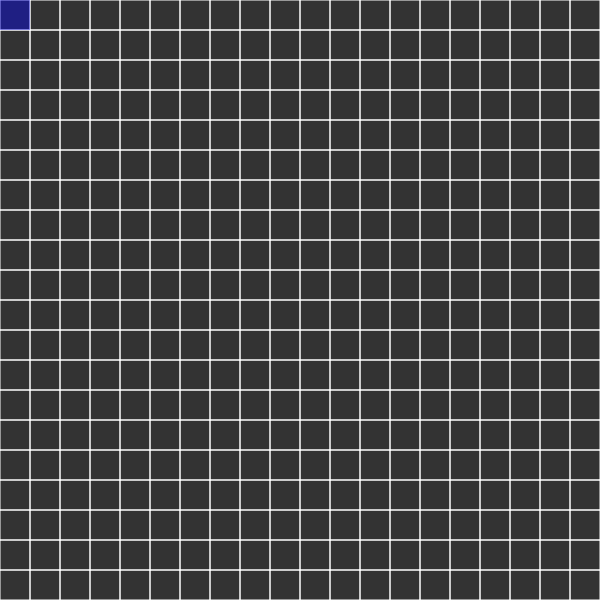
Frame 1 (no input)
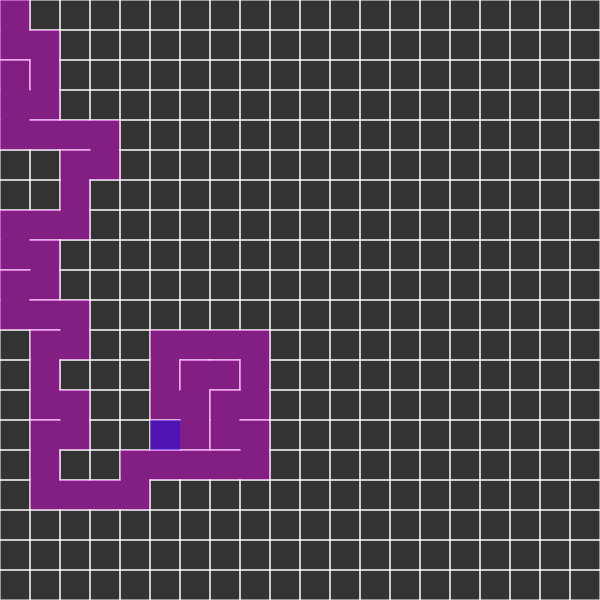
Frame 60 (no input)
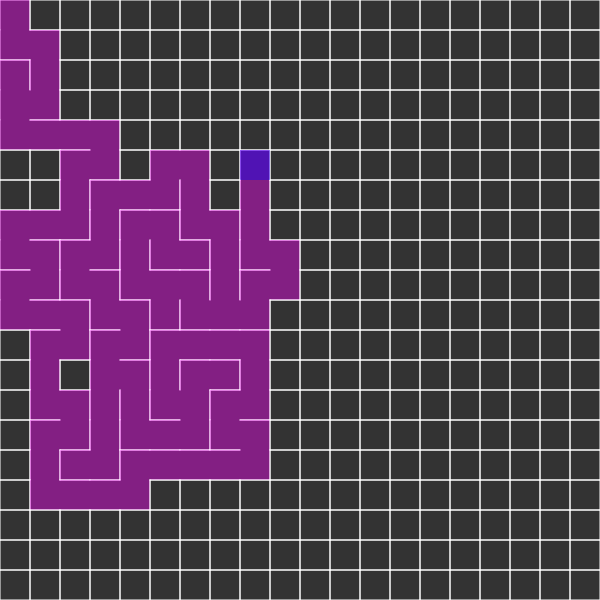
Frame 120 (the mouse pressed at the canvas centre since frame 60)

The p5.js sketch that drew these frames (run headless with seeded random() and noise() and a simulated clock; from frame 60 on, the mouse is pressed at the canvas centre):

// p5.js sketch
// ── sketch.js
// sketch.js
//
// Coded by Alexandru Istrate
//
// Maze generation logic by Daniel Shiffman
// https://github.com/CodingTrain/website/tree/main/CodingChallenges/CC_010_Maze_DFS/P5

let cols, rows;
let mazeWidth = 30;
let grid = [];
let current;
let stack = [];

function setup() {
    console.log("Setting up...")

    // Perform setup
    createCanvas(600, 600);
    cols = floor(width / mazeWidth);
    rows = floor(height / mazeWidth);

    for (let j = 0; j < rows; j++) {
        for (let i = 0; i < cols; i++) {
            var cell = new Cell(i, j);
            grid.push(cell);
        }
    }

    current = grid[0];

    console.log("Setup done")
}

function draw() {
    background(51);

    // Display the cells
    for (let i = 0; i < grid.length; i++) {
        grid[i].show();
    }

    current.visited = true;
    current.highlight();

    // STEP 1: Check the node's neighbours
    let next = current.checkNeighbors();

    if (next) {
        // STEP 1.5: Mark the node as visited
        next.visited = true;

        // STEP 2: Store the current node so that we can return to it
        stack.push(current);

        // STEP 3: Clear the walls to connect with the other parts of the maze
        removeWalls(current, next);

        // STEP 4: Advance the iterator
        current = next;
    } else if (stack.length > 0) {
        current = stack.pop();
    }
}

function index(i, j) {
    if (i < 0 || j < 0) {
        return -1;
    }

    if (i > cols - 1 || j > rows - 1)  {
        return -1;
    }

    return i + j * cols;
}

function removeWalls(a, b) {
    let x = a.i - b.i;

    if (x === 1) {
        a.walls[3] = false;
        b.walls[1] = false;
    } else if (x === -1) {
        a.walls[1] = false;
        b.walls[3] = false;
    }

    let y = a.j - b.j;

    if (y === 1) {
        a.walls[0] = false;
        b.walls[2] = false;
    } else if (y === -1) {
        a.walls[2] = false;
        b.walls[0] = false;
    }
}
// ── cell.js
// cell.js
//
// Coded by Alexandru Istrate
//
// Maze generation logic by Daniel Shiffman
// https://github.com/CodingTrain/website/tree/main/CodingChallenges/CC_010_Maze_DFS/P5
//
// Depth-first search
// Recursive backtracker
// https://en.wikipedia.org/wiki/Maze_generation_algorithm

function Cell(i, j) {
  this.i = i;
  this.j = j;
  this.walls = [true, true, true, true];
  this.visited = false;

  this.checkNeighbors = function() {
    let neighbors = [];

    let top = grid[index(i, j - 1)];
    let right = grid[index(i + 1, j)];
    let bottom = grid[index(i, j + 1)];
    let left = grid[index(i - 1, j)];

    if (top && !top.visited) {
      neighbors.push(top);
    }
    if (right && !right.visited) {
      neighbors.push(right);
    }
    if (bottom && !bottom.visited) {
      neighbors.push(bottom);
    }
    if (left && !left.visited) {
      neighbors.push(left);
    }

    if (neighbors.length > 0) {
      let r = floor(random(0, neighbors.length));
      return neighbors[r];
    } else {
      return undefined;
    }
  };
  this.highlight = function() {
    let x = this.i * mazeWidth;
    let y = this.j * mazeWidth;
    noStroke();
    fill(0, 0, 255, 100);
    rect(x, y, mazeWidth, mazeWidth);
  };

  this.show = function() {
    let x = this.i * mazeWidth;
    let y = this.j * mazeWidth;

    stroke(255);

    if (this.walls[0]) {
      line(x, y, x + mazeWidth, y);
    }

    if (this.walls[1]) {
      line(x + mazeWidth, y, x + mazeWidth, y + mazeWidth);
    }

    if (this.walls[2]) {
      line(x + mazeWidth, y + mazeWidth, x, y + mazeWidth);
    }
    
    if (this.walls[3]) {
      line(x, y + mazeWidth, x, y);
    }

    if (this.visited) {
      noStroke();
      fill(255, 0, 255, 100);
      rect(x, y, mazeWidth, mazeWidth);
    }
  };
}

// ── maze.js
// maze.js
//
// Coded by Alexandru Istrate
//
// Maze generation logic by Daniel Shiffman
// https://github.com/CodingTrain/website/tree/main/CodingChallenges/CC_010_Maze_DFS/P5
//
// Depth-first search
// Recursive backtracker
// https://en.wikipedia.org/wiki/Maze_generation_algorithm

function Maze(width, height, mazeWidth) {
    this.mazeWidth = mazeWidth;
    this.cols = floor(width / this.mazeWidth);
    this.rows = floor(height / this.mazeWidth);
    this.grid = [];
    this.current = null;
    this.stack = [];

    this.isDone = false;
    this.isGameOver = false;
    this.won = false;

    this.lastVisited = [];

    this.sketch = null;

    this.setup = function () {
        for (let j = 0; j < this.rows; j++) {
            for (let i = 0; i < this.cols; i++) {
                var cell = new Cell(i, j);
                this.grid.push(cell);

                var goldChance = random(0, 100);

                if (goldChance <= 8) {
                    cell.hasGold = true;
                }
            }
        }

        this.current = this.grid[0];

        this.lastVisited = this.grid;

        // Set the start
        this.grid[0].isStart = true;
    };

    this.draw = function () {
        background(51);

        // Display the cells
        for (let i = 0; i < this.grid.length; i++) {
            this.grid[i].show();
        }

        this.current.visited = true;
        this.current.highlight();

        if (this.isDone) {
            return;
        }

        // STEP 1: Check the node's neighbours
        let next = this.current.checkNeighbors(this.grid, this.rows, this.cols);

        if (next) {
            // STEP 1.5: Mark the node as visited
            next.visited = true;

            // STEP 2: Store the current node so that we can return to it
            this.stack.push(this.current);

            // STEP 3: Clear the walls to connect with the other parts of the maze
            removeWalls(this.current, next);

            if (this.lastVisited.length > 1) {
                this.lastVisited = this.lastVisited.filter(w => !w.visited);
            } else {
                this.lastVisited[0].isEnd = true;

                // Make sure this cell doesn't get gold on it
                this.lastVisited[0].hasGold = false;
            }

            // STEP 4: Advance the iterator
            this.current = next;
        } else if (this.stack.length > 0) {
            this.current = this.stack.pop();
        } else {
            this.isDone = true
        }
    };

    this.moveCursor = function (direction) {
        switch (direction) {
            case LEFT_ARROW:
                if (!this.current.walls[3]) {
                    // console.log("Left");
                    this.current = this.grid[index(this.current.i - 1, this.current.j, this.rows, this.cols)]
                }
                break;

            case RIGHT_ARROW:
                if (!this.current.walls[1]) {
                    // console.log("Right");
                    this.current = this.grid[index(this.current.i + 1, this.current.j, this.rows, this.cols)]
                }
                break;

            case UP_ARROW:
                if (!this.current.walls[0]) {
                    // console.log("Up");
                    this.current = this.grid[index(this.current.i, this.current.j - 1, this.rows, this.cols)]
                }
                break;

            case DOWN_ARROW:
                if (!this.current.walls[2]) {
                    // console.log("Down");
                    this.current = this.grid[index(this.current.i, this.current.j + 1, this.rows, this.cols)]
                }
                break;

            default:
                return false;
        }

        if (this.current.isEnd) {
            this.isGameOver = true;
            this.won = true;
        }

        if (this.current.hasGold) {
            // Remove the old gold
            this.current.hasGold = false;
            this.sketch.gotGold();
        }

        return true;
    }

    function removeWalls(a, b) {
        let x = a.i - b.i;

        if (x === 1) {
            a.walls[3] = false;
            b.walls[1] = false;
        } else if (x === -1) {
            a.walls[1] = false;
            b.walls[3] = false;
        }

        let y = a.j - b.j;

        if (y === 1) {
            a.walls[0] = false;
            b.walls[2] = false;
        } else if (y === -1) {
            a.walls[2] = false;
            b.walls[0] = false;
        }
    };
}
